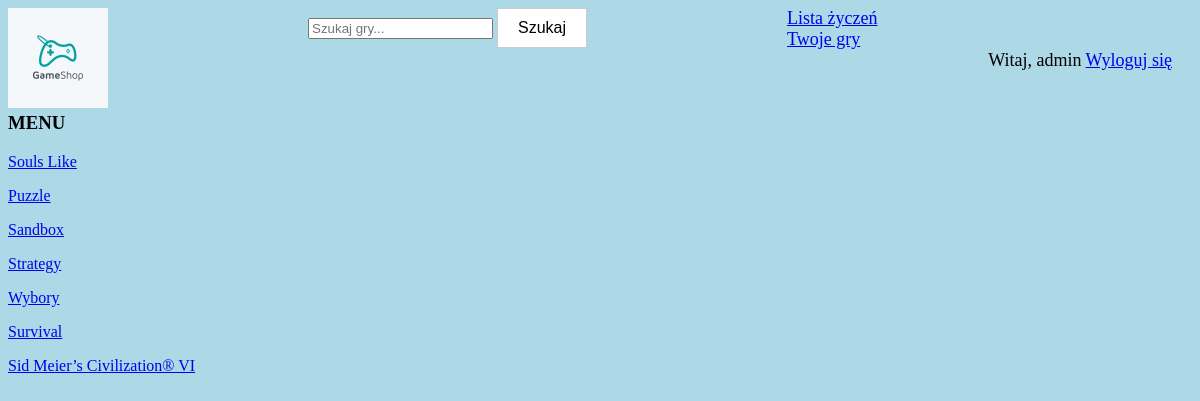
/gatunek/5/ (signed in), run on the app's committed database.
### Gry/models.py (models this page shows, shortened)
class Gatunek(models.Model):
    nazwa = models.CharField(max_length=100)
    class Meta:
        verbose_name = "Gatunek"
        verbose_name_plural = "Gatunki"

class Gry(models.Model):
    nazwa = models.CharField(max_length=100)
    opis = models.TextField(blank=True)
    cena = models.DecimalField(max_digits=12, decimal_places=2)
    producent = models.ForeignKey(Producent, on_delete=models.CASCADE, null=True)
    gatunek = models.ForeignKey(Gatunek, on_delete=models.CASCADE, null=True)
    zdjecie = models.ImageField(upload_to='', default='temp.jfif')
    class Meta:
        verbose_name = "Gra"
        verbose_name_plural = "Gry"

### Gry/views.py (the view)
# urls.py: path('gatunek/<id>/', gatunek, name='gatunek'),
@login_required(login_url='login')
def gatunek(request, id):
    gatunek_user = Gatunek.objects.get(pk=id)
    gatunek_gra = Gry.objects.filter(gatunek=gatunek_user)
    gatunki = Gatunek.objects.all()
    dane = {'gatunek_user': gatunek_user,
            'gatunek_gra': gatunek_gra,
            'gatunki': gatunki}
    return render(request, 'gatunek_gra.html', dane)

### Gry/templates/gatunek_gra.html (shortened to what this page needs)
    {% extends 'szablon.html' %}
    {% block gra %}
      {% if gatunek_gra %}
        {% for gra in gatunek_gra %}
        <p><a href="/gra/{{ gra.id }}"> {{ gra.nazwa }}</a></p>
        {% endfor %}
      {% endif %}
    {% endblock gra %}

### Gry/templates/szablon.html (shortened to what this page needs)
<!DOCTYPE html>
<html lang="pl">
{% load static %}
<link rel="stylesheet" href="{% static 'style.css' %}">
<head>
</head>
<body>
<div class="header">
    <div class="h_component"><img src="{% static 'logo.jpg' %}" width="100" height=100"></div>
    <div class="h_component">
        <form action="{% url 'search'%}" method="get">
            <input type="text" name="q" placeholder="Szukaj gry...">
            <button type="submit">Szukaj</button>
        </form>
    </div>
    <div class="h_component">
    <span id="wishlist-msg">
        <a href="{% url 'my_wish_games' %}">Lista życzeń</a>
    </span>
    </div>
    <div class="h_component">
    <span id="games-msg">
        <a href="{% url 'my_games' %}">Twoje gry</a>
    </span>
    </div>
    <span id="hello-msg">
        Witaj, {{request.user}}
        <a href="{% url 'logout' %}">Wyloguj się</a>
    </span>
</div>
<div style="clear:both">
    <h3> MENU </h3>
    {% for gat in gatunki %}
    <p><a href="/gatunek/{{ gat.id }}"> {{ gat.nazwa }}</a></p>
    {% endfor %}
</div>
<div>
    {% block gra %} {% endblock gra %}
</div>
</body>
</html>

### Gry/static/style.css (style rules this page uses)
body { background-color: lightblue; color: black; font-family: verdana; }
.h_component { float: left; padding-right: 200px; }
#hello-msg { float: right; font-size: 18px; padding-right: 20px; }
#games-msg { float: right; font-size: 18px; padding-right: 20px; }
#wishlist-msg { float: right; font-size: 18px; padding-right: 20px; }
button { background-color: #ffffff; border: 1px solid #cccccc; padding: 10px 20px; font-size: 16px; cursor: pointer; }

### data on the page
Gatunek: nazwa "Souls Like"
Gatunek: nazwa "Puzzle"
Gatunek: nazwa "Sandbox"
Gatunek: nazwa "Strategy"
Gatunek: nazwa "Wybory"
Gatunek: nazwa "Survival"
Gry: nazwa "Sid Meier’s Civilization® VI"

### other printed values
{{ request.user }} "admin"
